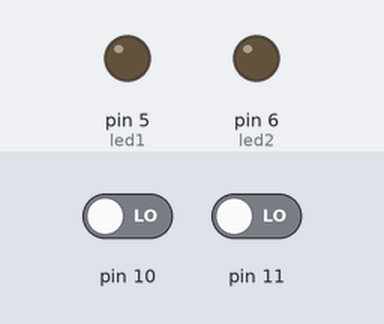
Bench run of a sketch on a simulated Arduino Uno, built with avr-gcc and run on an emulated ATmega328P. Shown: output pins drawn as LEDs (lit = HIGH). The inputs (shaded band) are chosen by the test bench; at power-on: pin 10 LOW, pin 11 LOW.

Above: at 1.2 s.
1.3 s: pin 10 driven HIGH
At 2.5 s:
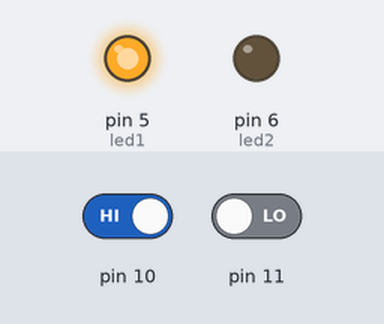
2.8 s: pin 11 driven HIGH
At 3.6 s:
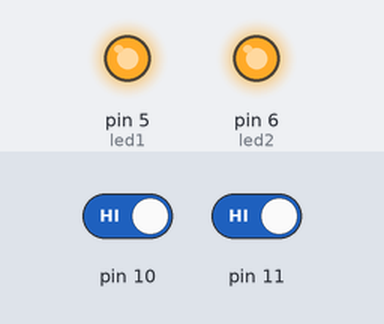
4.3 s: pin 10 driven LOW
At 4.8 s:
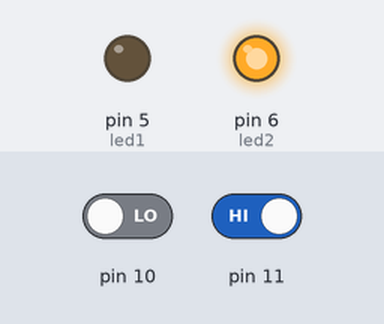
5.8 s: pin 11 driven LOW
At 7.1 s:
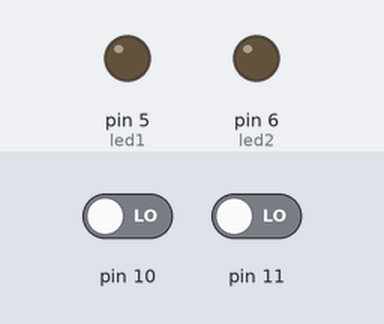
Timing chart, 0 to 8.3 s (numbered marks = the images above; inputs shaded):
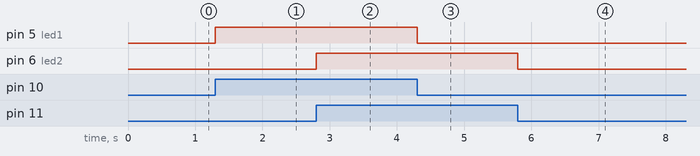

Measured:
- after the input at 1.3 s, pin 5 (led1): LOW → HIGH at once
- after the input at 2.8 s, pin 6 (led2): LOW → HIGH at once
- after the input at 4.3 s, pin 5 (led1): HIGH → LOW at once
- after the input at 5.8 s, pin 6 (led2): HIGH → LOW at once

The sketch:

arduinoopdracht8b.ino
```cpp
const int led1 = 5;
const int led2 = 6;

/////////import time;


void setup() {
  // initialize digital pin LED_BUILTIN as an output.
  pinMode(led1, OUTPUT);
  pinMode(led2, OUTPUT);
  pinMode(10, INPUT);
  pinMode(11, INPUT);

}

// the loop function runs over and over again forever
void loop() {
  digitalWrite(led1,digitalRead(10));
  digitalWrite(led2,digitalRead(11));

  //van Raspb naar Arduino


}
```
